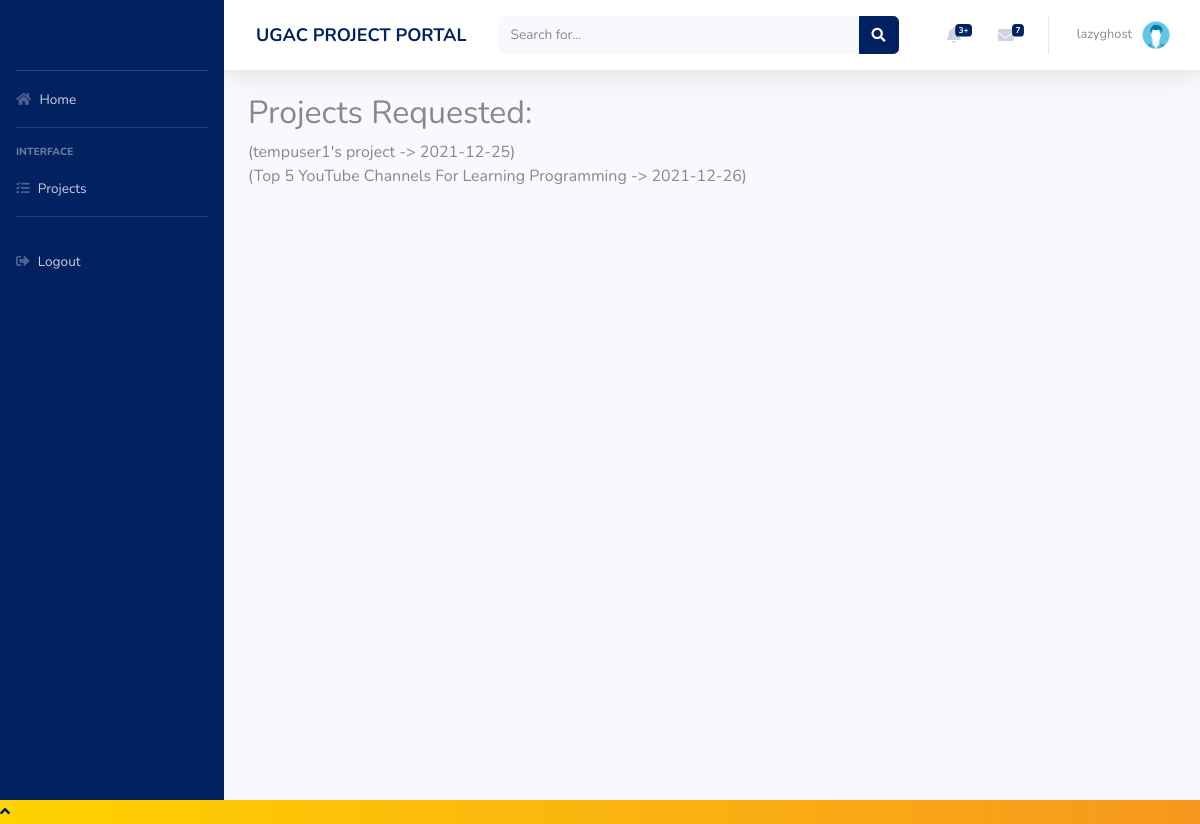
/profile/projects/requested (signed in), run on an earlier commit of the app's database.
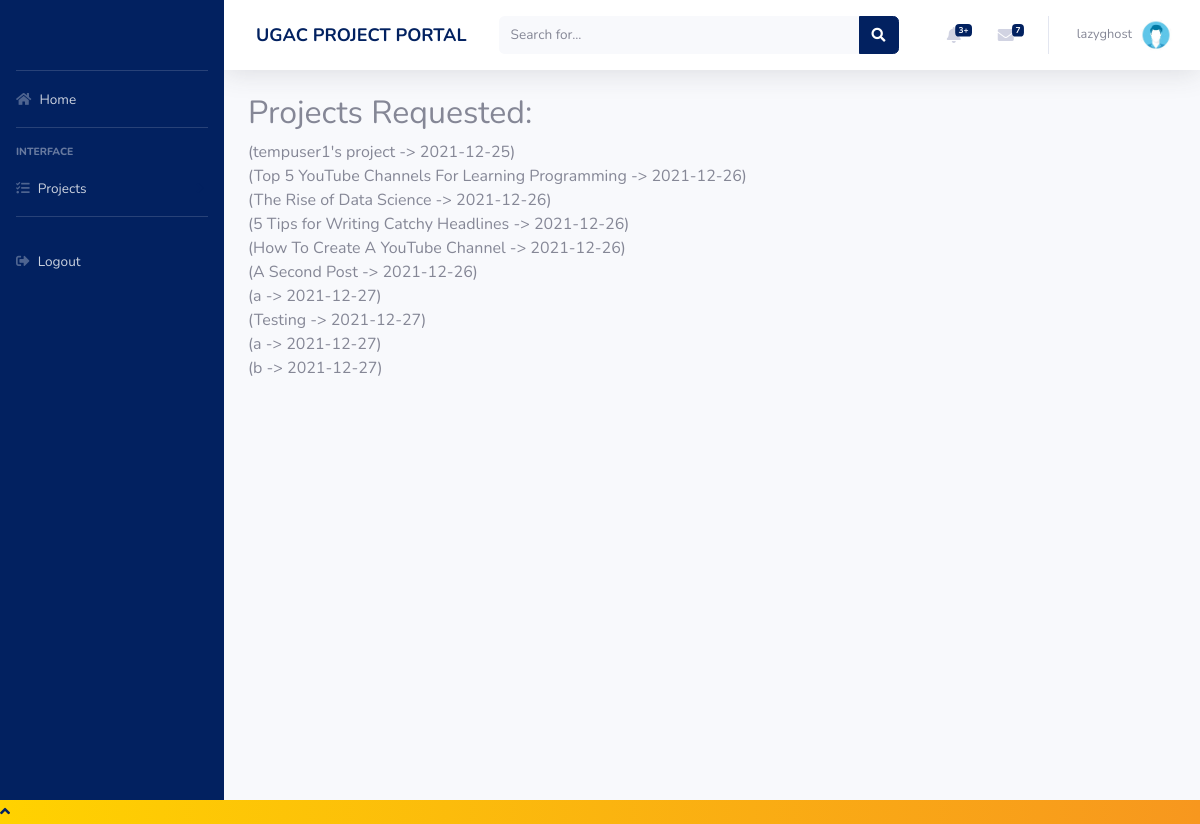
And on a later commit of the database.
### home/models.py (models this page shows)
class Project(models.Model):
    Title = models.CharField(max_length=30)
    Description = models.TextField()
    FloatedBy = models.ForeignKey(User, on_delete=models.CASCADE)
    Mentors = models.ManyToManyField(User, related_name='Mentors', blank = True)
    Status = models.CharField(max_length=10, choices=STATUS_CHOICES, default='Open')
    OpenedFor = models.CharField(max_length=300)
    Difficulty = models.CharField(max_length=15, choices=DIFFICULTY_CHOICES, default='Beginner')
    PreRequisite = models.TextField()
    Duration = models.CharField(max_length=30)
    DatePosted = models.DateTimeField(default = timezone.now)
    SelectionCriteria = models.TextField()
    MailNotification = models.CharField(max_length=5, choices=NOTIFICATION_CHOICES,default='On')
    ApplyRequest = models.ManyToManyField(User, related_name='ApplyRequest', blank = True)
    AlreadyApplied = models.ManyToManyField(User, related_name='AlreadyApplied', blank = True)
    def __str__(self):
        return f"({self.Title} -> {self.DatePosted.date()})"

### users/views.py (the view)
# urls.py: path('projects/requested', views.projects_requested, name = 'projects-requested'),
def projects_requested(request):
    projects = Project.objects.all()
    projects_requested = projects.filter(ApplyRequest = request.user)
    context = {
        'title': 'Projects Requested',
        'projects': projects_requested,
    }
    return render(request, 'users/profile_requested.html', context)

### users/templates/users/profile_requested.html (shortened to what this page needs)
{% extends 'users/profile.html' %}
{% block profile %}
<div>
    <h2>Projects Requested:</h2>
	{% for project in projects %}
	<div>{{project}}</div>
	{% endfor %}
</div>
{% endblock profile %}

What changed in the data, as far as the page shows it:
now on this page (row unchanged): Project: Title+DatePosted "(The Rise of Data Science -> 2021-12-26)"
now on this page (row unchanged): Project: Title+DatePosted "(5 Tips for Writing Catchy Headlines -> 2021-12-26)"
now on this page (row unchanged): Project: Title+DatePosted "(How To Create A YouTube Channel -> 2021-12-26)"
now on this page (row unchanged): Project: Title+DatePosted "(A Second Post -> 2021-12-26)"
added Project: Title+DatePosted "(a -> 2021-12-27)"
added Project: Title+DatePosted "(Testing -> 2021-12-27)"
added Project: Title+DatePosted "(a -> 2021-12-27)"
added Project: Title+DatePosted "(b -> 2021-12-27)"
